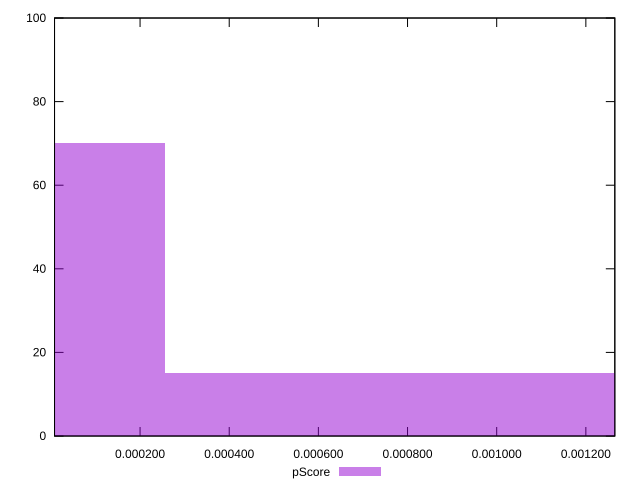

Here is the gnuplot script that generated this plot:
reset

$pScore <<EOF
0 70
0.000509705454283366 15
0.001019410908566732 15
EOF

set key outside below
set boxwidth 0.000509705454283366
set xrange [0.000008139361764247788:0.0012649972917077035]
set yrange [0:100]
set trange [0:100]
set style fill transparent solid 0.5 noborder
set terminal svg size 640, 490 enhanced background rgb 'white'
set output "reprap/largest-contentful-paint/samples/pages/pScore/histogram.svg"

plot $pScore title "pScore" with boxes

reset
